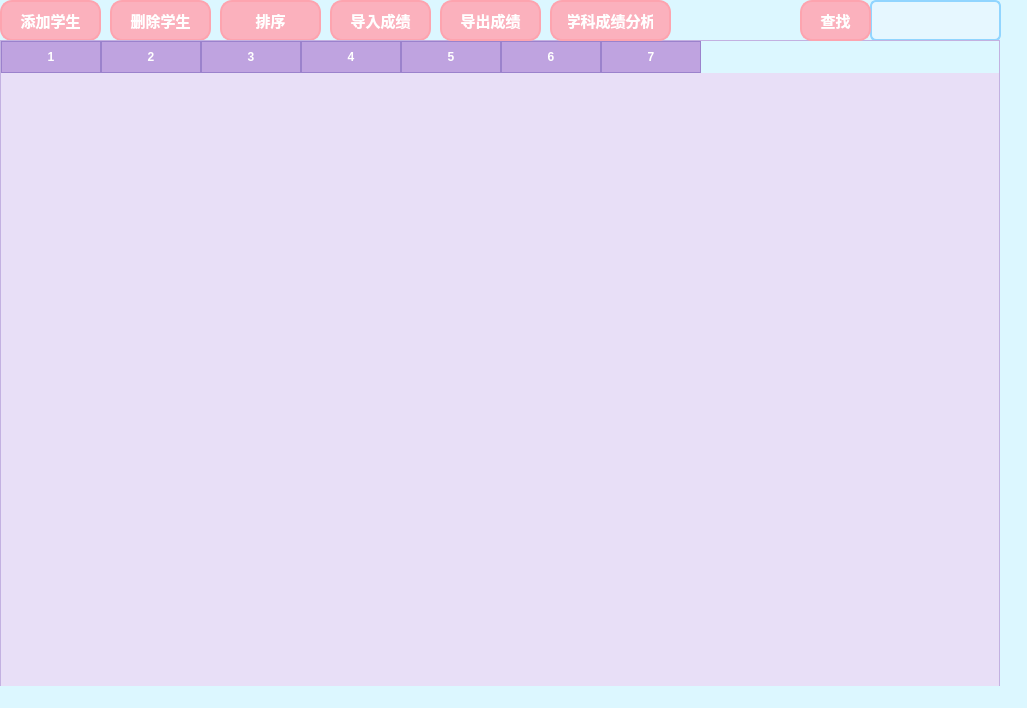
<?xml version="1.0" encoding="UTF-8"?>
<ui version="4.0">
 <class>MainWindow</class>
 <widget class="QMainWindow" name="MainWindow">
  <property name="geometry">
   <rect>
    <x>0</x>
    <y>0</y>
    <width>1027</width>
    <height>708</height>
   </rect>
  </property>
  <property name="windowTitle">
   <string>MainWindow</string>
  </property>
  <property name="styleSheet">
   <string notr="true">background-color:rgb(220, 247, 255)</string>
  </property>
  <widget class="QWidget" name="centralwidget">
   <widget class="QLineEdit" name="lineSearch">
    <property name="geometry">
     <rect>
      <x>870</x>
      <y>0</y>
      <width>131</width>
      <height>41</height>
     </rect>
    </property>
    <property name="styleSheet">
     <string notr="true">QLineEdit {
    background-color: #e6f7ff;
    border: 2px solid #91d5ff;
    border-radius: 6px;
    padding: 6px;
    font-size: 15px;
    color: #004b6e;
}
QLineEdit:focus {
    border: 2px solid #40a9ff;
    background-color: #ffffff;
}</string>
    </property>
   </widget>
   <widget class="QPushButton" name="btnAdd">
    <property name="geometry">
     <rect>
      <x>0</x>
      <y>0</y>
      <width>101</width>
      <height>41</height>
     </rect>
    </property>
    <property name="sizePolicy">
     <sizepolicy hsizetype="Expanding" vsizetype="Fixed">
      <horstretch>0</horstretch>
      <verstretch>0</verstretch>
     </sizepolicy>
    </property>
    <property name="styleSheet">
     <string notr="true">QPushButton {
    background-color: #fbb1bd;  /* 草莓粉 */
    color: white;
    font-weight: bold;
    font-size: 15px;
    border: 2px solid #fda4af;
    border-radius: 12px;
    padding: 8px 16px;
}
QPushButton:hover {
    background-color: #ffa8a8;  /* 悬停颜色 */
}
QPushButton:pressed {
    background-color: #ff8c94;  /* 点击颜色 */
}</string>
    </property>
    <property name="text">
     <string>添加学生</string>
    </property>
   </widget>
   <widget class="QPushButton" name="btnDelete">
    <property name="geometry">
     <rect>
      <x>110</x>
      <y>0</y>
      <width>101</width>
      <height>41</height>
     </rect>
    </property>
    <property name="styleSheet">
     <string notr="true">QPushButton {
    background-color: #fbb1bd;  /* 草莓粉 */
    color: white;
    font-weight: bold;
    font-size: 15px;
    border: 2px solid #fda4af;
    border-radius: 12px;
    padding: 8px 16px;
}
QPushButton:hover {
    background-color: #ffa8a8;  /* 悬停颜色 */
}
QPushButton:pressed {
    background-color: #ff8c94;  /* 点击颜色 */
}</string>
    </property>
    <property name="text">
     <string>删除学生</string>
    </property>
   </widget>
   <widget class="QPushButton" name="btnSort">
    <property name="geometry">
     <rect>
      <x>220</x>
      <y>0</y>
      <width>101</width>
      <height>41</height>
     </rect>
    </property>
    <property name="styleSheet">
     <string notr="true">QPushButton {
    background-color: #fbb1bd;  /* 草莓粉 */
    color: white;
    font-weight: bold;
    font-size: 15px;
    border: 2px solid #fda4af;
    border-radius: 12px;
    padding: 8px 16px;
}
QPushButton:hover {
    background-color: #ffa8a8;  /* 悬停颜色 */
}
QPushButton:pressed {
    background-color: #ff8c94;  /* 点击颜色 */
}</string>
    </property>
    <property name="text">
     <string>排序</string>
    </property>
   </widget>
   <widget class="QPushButton" name="actionImportCSV">
    <property name="geometry">
     <rect>
      <x>330</x>
      <y>0</y>
      <width>101</width>
      <height>41</height>
     </rect>
    </property>
    <property name="styleSheet">
     <string notr="true">QPushButton {
    background-color: #fbb1bd;  /* 草莓粉 */
    color: white;
    font-weight: bold;
    font-size: 15px;
    border: 2px solid #fda4af;
    border-radius: 12px;
    padding: 8px 16px;
}
QPushButton:hover {
    background-color: #ffa8a8;  /* 悬停颜色 */
}
QPushButton:pressed {
    background-color: #ff8c94;  /* 点击颜色 */
}</string>
    </property>
    <property name="text">
     <string>导入成绩</string>
    </property>
   </widget>
   <widget class="QTableWidget" name="tableWidget">
    <property name="geometry">
     <rect>
      <x>0</x>
      <y>40</y>
      <width>1000</width>
      <height>700</height>
     </rect>
    </property>
    <property name="sizePolicy">
     <sizepolicy hsizetype="Preferred" vsizetype="Preferred">
      <horstretch>0</horstretch>
      <verstretch>0</verstretch>
     </sizepolicy>
    </property>
    <property name="minimumSize">
     <size>
      <width>1000</width>
      <height>700</height>
     </size>
    </property>
    <property name="styleSheet">
     <string notr="true">QTableWidget {
    background-color: #E8DFF7;          /* 香芋紫背景 */
    gridline-color: #C3B1E1;            /* 淡紫色网格线 */
    font-size: 14px;
    color: #5B3E7F;                     /* 深紫字体 */
    border: 1px solid #C3B1E1;          /* 紫色边框 */
}

QHeaderView::section {
    background-color: #BFA3E0;          /* 香芋紫表头 */
    padding: 6px;
    border: 1px solid #9B82CC;          /* 稍深的紫色边框 */
    font-weight: bold;
    color: white;
}

QTableWidget::item:selected {
    background-color: #9B82CC;          /* 选中深紫色 */
    color: white;
}

QTableWidget::item:hover {
    background-color: #D4C3F0;          /* 鼠标悬停浅紫色 */
}</string>
    </property>
    <property name="columnCount">
     <number>7</number>
    </property>
    <column/>
    <column/>
    <column/>
    <column/>
    <column/>
    <column/>
    <column/>
   </widget>
   <widget class="QPushButton" name="btnAnalysis">
    <property name="geometry">
     <rect>
      <x>550</x>
      <y>0</y>
      <width>121</width>
      <height>41</height>
     </rect>
    </property>
    <property name="styleSheet">
     <string notr="true">QPushButton {
    background-color: #fbb1bd;  /* 草莓粉 */
    color: white;
    font-weight: bold;
    font-size: 15px;
    border: 2px solid #fda4af;
    border-radius: 12px;
    padding: 8px 16px;
}
QPushButton:hover {
    background-color: #ffa8a8;  /* 悬停颜色 */
}
QPushButton:pressed {
    background-color: #ff8c94;  /* 点击颜色 */
}</string>
    </property>
    <property name="text">
     <string>学科成绩分析</string>
    </property>
   </widget>
   <widget class="QPushButton" name="btnExport">
    <property name="geometry">
     <rect>
      <x>440</x>
      <y>0</y>
      <width>101</width>
      <height>41</height>
     </rect>
    </property>
    <property name="styleSheet">
     <string notr="true">QPushButton {
    background-color: #fbb1bd;  /* 草莓粉 */
    color: white;
    font-weight: bold;
    font-size: 15px;
    border: 2px solid #fda4af;
    border-radius: 12px;
    padding: 8px 16px;
}
QPushButton:hover {
    background-color: #ffa8a8;  /* 悬停颜色 */
}
QPushButton:pressed {
    background-color: #ff8c94;  /* 点击颜色 */
}</string>
    </property>
    <property name="text">
     <string>导出成绩</string>
    </property>
   </widget>
   <widget class="QPushButton" name="btnSearch">
    <property name="geometry">
     <rect>
      <x>800</x>
      <y>0</y>
      <width>71</width>
      <height>41</height>
     </rect>
    </property>
    <property name="styleSheet">
     <string notr="true">QPushButton {
    background-color: #fbb1bd;  /* 草莓粉 */
    color: white;
    font-weight: bold;
    font-size: 15px;
    border: 2px solid #fda4af;
    border-radius: 12px;
    padding: 8px 16px;
}
QPushButton:hover {
    background-color: #ffa8a8;  /* 悬停颜色 */
}
QPushButton:pressed {
    background-color: #ff8c94;  /* 点击颜色 */
}</string>
    </property>
    <property name="text">
     <string>查找</string>
    </property>
   </widget>
  </widget>
  <widget class="QMenuBar" name="menubar">
   <property name="geometry">
    <rect>
     <x>0</x>
     <y>0</y>
     <width>1027</width>
     <height>37</height>
    </rect>
   </property>
  </widget>
  <widget class="QStatusBar" name="statusbar"/>
 </widget>
 <resources/>
 <connections/>
</ui>
